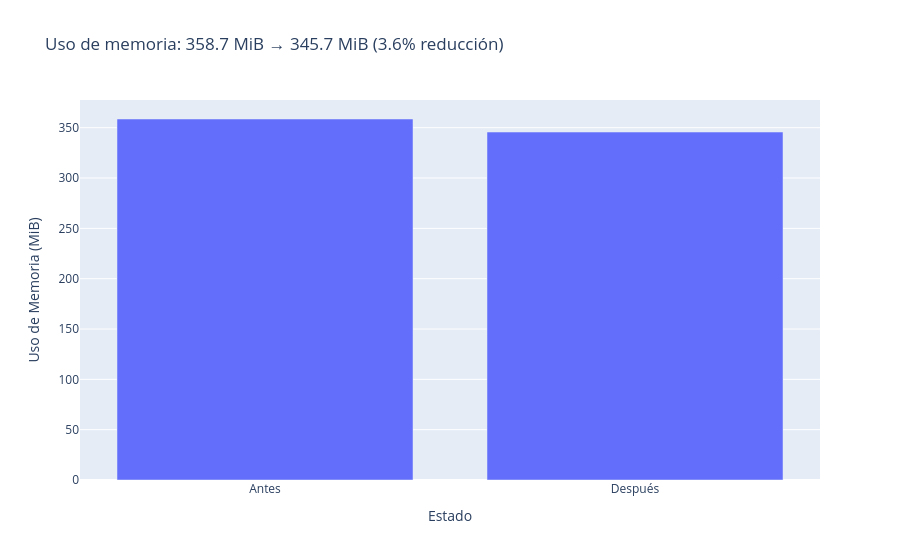

Notebook code for this chart:
### Markdown cell above
**TO-DO [0.3 Puntos]:**
- [X] Ejecutar `load_all_serial` sobre todos los batches y explorar el DataFrame resultante (`.dtypes`, `.memory_usage(deep=True)`).
- [X] Aplicar las siguientes conversiones a un nuevo DataFrame (copia del originalmente cargado `df_opt`):
  - `float64` → `float32`: columnas de audio features (`danceability`, `energy`, `loudness`, `speechiness`, `acousticness`, `instrumentalness`, `liveness`, `valence`, `tempo`, `avg_artist_popularity`).
  - `int64` → `int16`: columnas `key`, `mode`.
  - `int64` → `int32`: columnas `year`, `popularity`, `duration_ms`, `total_artist_followers`.
- [X] Comparar el uso de memoria antes y después con un gráfico de barras usando Plotly (código dado).

### Code cell
df = load_all_serial(DATA_DIR)

print(df.dtypes)
print("\nUso de memoria por columna (MiB):")
print((df.memory_usage(deep=True) / 1024**2).sort_values(ascending=False))

df_opt = df.copy()

# float64 → float32: audio features
float32_cols = [
    "danceability",
    "energy",
    "loudness",
    "speechiness",
    "acousticness",
    "instrumentalness",
    "liveness",
    "valence",
    "tempo",
    "avg_artist_popularity",
]
df_opt[float32_cols] = df_opt[float32_cols].astype("float32")

# int64 → int16: columnas de rango pequeño
df_opt[["key", "mode"]] = df_opt[["key", "mode"]].astype("int16")

# int64 → int32
df_opt[["year", "popularity", "duration_ms", "total_artist_followers"]] = df_opt[
    ["year", "popularity", "duration_ms", "total_artist_followers"]
].astype("int32")

# Compara el uso de memoria antes y después con un gráfico de barras
mem_before = df.memory_usage(deep=True).sum() / 1024**2
mem_after = df_opt.memory_usage(deep=True).sum() / 1024**2

px.bar(
    x=["Antes", "Después"],
    y=[mem_before, mem_after],
    labels={"x": "Estado", "y": "Uso de Memoria (MiB)"},
    title=f"Uso de memoria: {mem_before:.1f} MiB → {mem_after:.1f} MiB ({(1 - mem_after / mem_before) * 100:.1f}% reducción)",
).show()

### Figure 1 — Plotly figure (JSON) as saved in the notebook; plotly's stock layout.template omitted (floating-point values rounded to 4 significant figures)
{"data": [{"hovertemplate": "Estado=%{x}<br>Uso de Memoria (MiB)=%{y}<extra></extra>", "legendgroup": "", "marker": {"color": "#636efa", "pattern": {"shape": ""}}, "name": "", "orientation": "v", "showlegend": false, "textposition": "auto", "type": "bar", "x": ["Antes", "Después"], "xaxis": "x", "y": [358.7, 345.7], "yaxis": "y"}], "layout": {"barmode": "relative", "legend": {"tracegroupgap": 0}, "title": {"text": "Uso de memoria: 358.7 MiB → 345.7 MiB (3.6% reducción)"}, "xaxis": {"anchor": "y", "domain": [0, 1], "title": {"text": "Estado"}}, "yaxis": {"anchor": "x", "domain": [0, 1], "title": {"text": "Uso de Memoria (MiB)"}}}}
